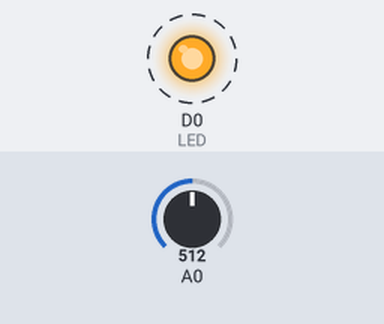
This sketch was run on a simulated ESP8266 (NodeMCU). On the bench: output pins drawn as LEDs (lit = HIGH). Dashed ring = blinking. The test bench sets the inputs (shaded band); at power-on: A0 = 512. WiFi joins after 1.5 s; servers stay silent unless stated; what the sketch prints to the serial monitor is not drawn.

Above: at 1.9 s.
Timing chart, 0 to 4.5 s (numbered marks = the images above):
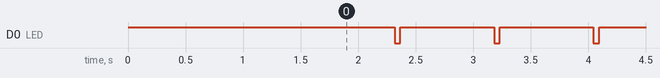

Measured:
- by itself, D0 (LED): alternates HIGH for 0.81 s and LOW for 0.05 s

The sketch:

sleep_music_sender.ino
```cpp
/* NodeMCU pins mapping to Arduino
D0   = 16;    D1   = 5;     D2   = 4;
D3   = 0;     D4   = 2;     D5   = 14;    D6   = 12;
D7   = 13;    D8   = 15;    D9   = 3;     D10  = 1;
*/

#include <ESP8266WiFi.h>
#include <WiFiUdp.h>


#define AMPLITUDE_RANGE_THRESHOLD 200
#define MAX_SLOPE_THRESHOLD 700
#define SAMPLING_FREQ 50    // in Hz 20
#define SAMPLING_MAX  151    // 51sampling to find the last max, typically 2x freq


#define localUDPPort  2391      // local port to listen for UDP packets
#define REMOTE_IP "192.168.254.94"
//#define REMOTE_IP "192.168.4.2"
#define REMOTE_PORT 2390

WiFiUDP Udp;
#define LED D0

// data type to send to server
#define HEARTBEAT_OUT 3   // send heart beat trigger
#define ANALOG_OUT 1      // send raw pulse signal
#define SLOPE_OUT  2      // send pulse slope data
#define INFO_OUT   0      // send pulse information such as pulse rate, max slope, etc
byte Out_Type;

#define DEBUG

char packetBuffer[UDP_TX_PACKET_MAX_SIZE/128]; // UDP_TX_PACKET_MAX_SIZE = 8192
char readBuffer[UDP_TX_PACKET_MAX_SIZE/128];

// ========================== Setup ===============================

void setup() {
  Serial.begin(115200);
  pinMode(LED, OUTPUT);   // LED pin as output.
  digitalWrite(LED, HIGH);


  // Starting WiFi AP server
  /*
  Serial.print("Setting soft-AP ... ");
  WiFi.disconnect();
  WiFi.enableAP(true);
  WiFi.setOutputPower(0.3);          // Output WiFi power
  //WiFi.enableSTA(true);
  WiFi.mode(WIFI_AP_STA);
  boolean isAP_ready = WiFi.softAP("sleep_AP", "sleep1234");
  Serial.println(WiFi.softAPIP());
  if(isAP_ready) {
    Serial.println("Access Point Ready");
  } else {
    Serial.println("Access PointFailed!");
  }
  Serial.print("UDP_TX_PACKET_MAX_SIZE = "); Serial.println(UDP_TX_PACKET_MAX_SIZE);
  */


   // connect to wifi.
  WiFi.setOutputPower(20.0);          // Output WiFi power
  WiFi.enableAP(false);
  WiFi.mode(WIFI_STA);
  WiFi.begin("philip", "xxxx");
  Serial.print("connecting");
  while (WiFi.status() != WL_CONNECTED) {
    Serial.print(".");
    delay(500);
  }
  Serial.println();
  Serial.print("connected: ");
  Serial.println(WiFi.localIP());


  // Start UDP
  Serial.println("Starting UDP");
  Udp.begin(localUDPPort);
  Serial.print("Local port: ");
  Serial.println(Udp.localPort());

 // udp.listen( true );           // and wait for incoming message

}


// ================ get signal slope =============================

int get_Slope(int analogsignal) {

   static int sig[5], sig_index;

   sig_index = (sig_index + 1)%5;

   byte i0 = (sig_index + 1)%5;
   byte i1 = (sig_index + 2)%5;
   byte i2 = (sig_index + 3)%5;
   byte i3 = (sig_index + 4)%5;

   int deriv1 = -sig[sig_index] +  8*sig[i3] - 8*sig[i1] + sig[i0];
   //double deriv2 = -sig[sig_index] + 16.0*sig[i3] -30.0*sig[i2] + 16.0*sig[i1] - sig[i0];

   //Serial.print(deriv2); Serial.print(",");
   sig[sig_index] = analogsignal;

   return deriv1;
}


// ============= get max values to detect pulse peak ======

int Get_Max_Derivative(int newval) {
  static byte index;
  static int arr[SAMPLING_MAX];
  arr[index] = newval;
  int tmpmax = -10000;
  for (byte nn = 0 ; nn < SAMPLING_MAX ; nn++) {
    if (arr[nn] > tmpmax) {
      tmpmax = arr[nn];
    }
  }
  index = (index + 1) % (SAMPLING_MAX);
  return tmpmax;
}


// ============= get max values to detect pulse peak ======

int Get_Amplitude_Range(int newval) {
  static byte index;
  static int arr[SAMPLING_MAX];
  arr[index] = newval;
  int tmpmax = -10000;
  int tmpmin = 10000;
  for (byte nn = 0 ; nn < SAMPLING_MAX ; nn++) {
    if (arr[nn] > tmpmax) {
      tmpmax = arr[nn];
    }
    if (arr[nn] < tmpmin) {
      tmpmin = arr[nn];
    }
  }
  index = (index + 1) % (SAMPLING_MAX);
  return tmpmax - tmpmin;
}


// ============ smoothing data =====================

int smoothData(int indata, float coef) {
  static float last_smooth;

  last_smooth = coef * float(indata) + (1.0-coef)*last_smooth;
  return round(last_smooth);
}

// ===========================================

void loop() {
  static unsigned long last_time, last_beat_sent, last_info_sent;
  static int last_slope, pulse_interval;

  int packetSize = Udp.parsePacket();
  if (packetSize) {    // reading data type for sending data

    Udp.read(readBuffer, packetSize); // NTP_PACKET_SIZE);
    String tmpstr = String(readBuffer);
    if (tmpstr.startsWith("analog")) {
      Out_Type = ANALOG_OUT;
    } else if (tmpstr.startsWith("slope")) {
      Out_Type = SLOPE_OUT;
    } else if (tmpstr.startsWith("heartbeat")) {
      Out_Type = HEARTBEAT_OUT;
    } else if (tmpstr.startsWith("info")) {
      Out_Type = INFO_OUT;
    }

  } else if ( (micros() - last_time) > 50000) {  // send packet
    last_time = micros();

    int analogsignal = analogRead(A0);
    int smoothanalog = smoothData(analogsignal, 0.5);
    int analogslope = get_Slope(smoothanalog);

    int max_slope = Get_Max_Derivative(analogslope);
    //int amplitude_range = Get_Amplitude_Range(analogsignal);

    #ifdef DEBUG
    if (Out_Type ==  ANALOG_OUT && (WiFi.status() == WL_CONNECTED || WiFi.softAPgetStationNum())) {
      Serial.print(analogsignal); Serial.print(",");
      Serial.print(smoothanalog); Serial.print(",");
      Serial.print(analogslope/2) ; Serial.print(",");
      Serial.print(max_slope/2) ; Serial.print(",");
    }
    #endif

    // Detecting heart pulse
    boolean detect_beat = false;
    if ((last_slope > 0.5 * max_slope) && analogslope < last_slope && (millis()-last_beat_sent) > 500) {
      if( (millis() - last_beat_sent) < 1500) {
        pulse_interval = millis() - last_beat_sent;
      }
      last_beat_sent = millis();

      #ifdef DEBUG
      if (Out_Type ==  ANALOG_OUT && (WiFi.status() == WL_CONNECTED || WiFi.softAPgetStationNum())) {
        Serial.println(1000);
      }
      #endif
      detect_beat = true;

    #ifdef DEBUG
    } else if (Out_Type ==  ANALOG_OUT && (WiFi.status() == WL_CONNECTED || WiFi.softAPgetStationNum())) {
      Serial.println(100);
      #endif
    }


    String tmpstr;
    static boolean isInfoNotSent = true;
    switch(Out_Type) {
      case ANALOG_OUT:
        tmpstr = "data=" + String(analogsignal);
        Send_Data(tmpstr);
        break;
      case SLOPE_OUT:
        tmpstr = "data=" + String(analogslope);
        Send_Data(tmpstr);
        break;
      case HEARTBEAT_OUT:
        if (detect_beat) {
          Send_Data("HeartBeat");
        }
        break;
      //case INFO_OUT:
      default:
      if ( (millis()-last_info_sent) > 830) {
          digitalWrite(LED, HIGH);
          last_info_sent = millis();
          isInfoNotSent = true;
      } else if ( (millis()-last_info_sent) > 800 && isInfoNotSent) {  // send info every second
          tmpstr = "interval=" + String(pulse_interval) + "&maxSlope=" + String(max_slope);
          Send_Data(tmpstr);
          digitalWrite(LED, LOW);
          isInfoNotSent = false;

          #ifdef DEBUG
          Serial.println("Send: " + tmpstr);
          #endif
        }
    }

    last_slope = analogslope;

  }

  delay(1);
}

// ================= Send Data ===================

void Send_Data(String indata) {

  indata.toCharArray(packetBuffer, indata.length()+2);
  Udp.beginPacket(REMOTE_IP, REMOTE_PORT);
  Udp.write(packetBuffer, indata.length()+2);
  Udp.endPacket();
}
```
